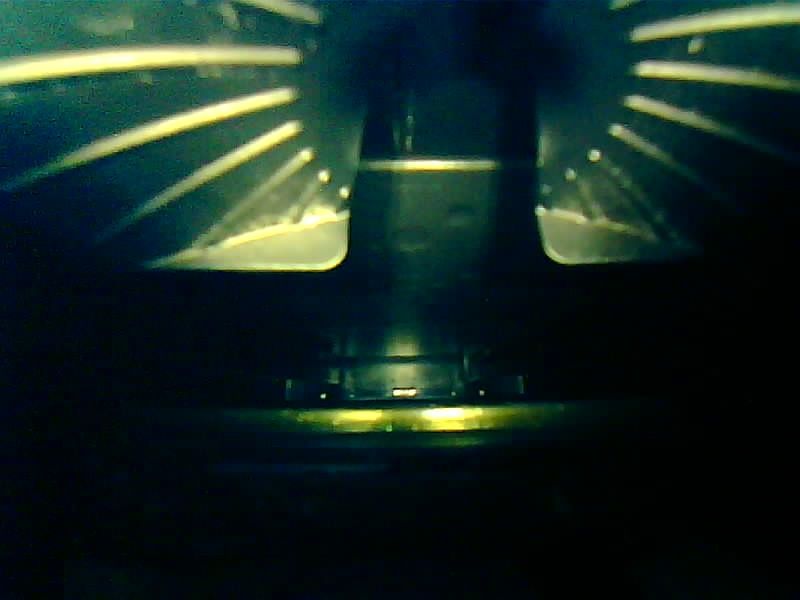
#> input picture Day 3 with weak models/images/Trial 1.jpg, 800 x 600 px, found by its file name
$ jupyter execute --allow-errors zoom_in.ipynb
#> lines starting #> are read from the running program, lines starting #| are printed output that depends on the picture; after the words box and inside, x2 and y2 are one past the last pixel; in counts of white or black regions, pixels touching at a corner belong together
[cell 1]
import cv2

def zoomed_roi(image_path, zoom_percentage=0.30):
    # Load the image
    image = cv2.imread(image_path)

    # Get image dimensions
    height, width, _ = image.shape

    # Calculate crop dimensions (30% zoom from each side)
    x_crop = int(width * zoom_percentage)
    y_crop = int(height * zoom_percentage)

    # Define new ROI coordinates (zoomed-in region)
    x1 = x_crop
    y1 = y_crop
    x2 = width - x_crop
    y2 = height - y_crop

    # Extract the ROI
    roi = image[y1:y2, x1:x2]

    # Draw the bounding box on the original image
    cv2.rectangle(image, (x1, y1), (x2, y2), (0, 255, 0), 2)

    # Show the original image with the bounding box
    cv2.imshow("Original Image with ROI", image)

    # Show the zoomed-in ROI
    cv2.imshow("Zoomed ROI", roi)

    # Wait until a key is pressed and then close the windows
    cv2.waitKey(0)
    cv2.destroyAllWindows()

# Example usage
image_path = 'NoDB.jpg'  # Replace with your image path
#> (the rest of this cell did not finish here and is left out)

### Zoomed and Detection

[cell 2]
import cv2
import numpy as np
import matplotlib.pyplot as plt

def zoomed_roi_with_detection(image_path, output_path, zoom_percentage=0.30, threshold_value=127, white_pixel_threshold=2500):
    # Load the image
#> called with image_path = 'DB at release position/Trial 1.jpg', output_path = 'zoomed_roi.jpg', zoom_percentage = 0.3, threshold_value = 127, white_pixel_threshold = 2500
    image = cv2.imread(image_path)
#> image is the input picture: shape (600, 800, 3); mean B, G, R 35.5, 40.6, 21.4

    # Check if the image is loaded correctly
    if image is None:
        print("Error: Could not load image!")
        return

    # Get image dimensions
    height, width, _ = image.shape
#> height = 600; width = 800

    # Calculate crop dimensions (30% zoom from each side)
    x_crop = int(width * zoom_percentage)
#> x_crop = 240
    y_crop = int(height * zoom_percentage)
#> y_crop = 180

    # Define new ROI coordinates (zoomed-in region)
    x1 = x_crop
#> x1 = 240
    y1 = y_crop
#> y1 = 180
    x2 = width - x_crop
#> x2 = 560
    y2 = height - y_crop
#> y2 = 420

    # Extract the ROI
    roi = image[y1:y2, x1:x2]
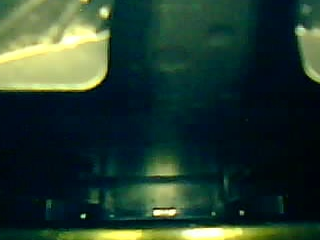
#> roi: shape (240, 320, 3); mean B, G, R 47.1, 59.8, 36.4

    # Convert ROI to grayscale
    gray_roi = cv2.cvtColor(roi, cv2.COLOR_BGR2GRAY)
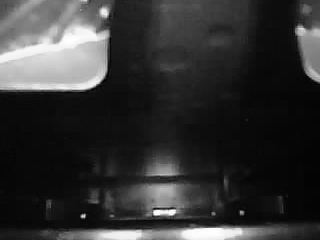
#> gray_roi: shape (240, 320); min 2, max 254, mean 51.3

    # Apply binary thresholding
    _, binary_roi = cv2.threshold(gray_roi, threshold_value, 255, cv2.THRESH_BINARY)
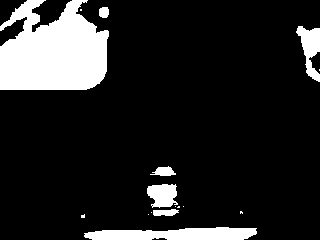
#> binary_roi: shape (240, 320); 14.3% white; 16 white regions (9 under 20 px), largest, box (x1, y1, x2, y2) and area: (0, 0, 109, 90) 7527, (84, 227, 257, 240) 1759, (296, 26, 320, 82) 702

    # Calculate white pixel count
    white_pixels = cv2.countNonZero(binary_roi)
#> white_pixels = 10987

    # Check if the number of white pixels exceeds the threshold
    if white_pixels > white_pixel_threshold:
        print(f"Doughball Detected: {white_pixels} white pixels")
#| Doughball Detected: 10987 white pixels
    else:
        print(f"No Doughball Detected: {white_pixels} white pixels")

    # Save the zoomed-in image
    cv2.imwrite(output_path, roi)

    # Visualize the images using matplotlib
    fig, axs = plt.subplots(1, 3, figsize=(15, 5))

    # Convert BGR to RGB for matplotlib display
    image_rgb = cv2.cvtColor(image, cv2.COLOR_BGR2RGB)
    roi_rgb = cv2.cvtColor(roi, cv2.COLOR_BGR2RGB)

    axs[0].imshow(image_rgb)
    axs[0].set_title('Original Image')
    axs[0].add_patch(plt.Rectangle((x1, y1), x2-x1, y2-y1, edgecolor='red', facecolor='none', linewidth=2))

    axs[1].imshow(roi_rgb)
    axs[1].set_title('Zoomed-in ROI')

    axs[2].imshow(binary_roi, cmap='gray')
    axs[2].set_title('Binary Threshold ROI')

    # Remove axis ticks
    for ax in axs:
        ax.axis('off')

    # Show the plots
    plt.show()
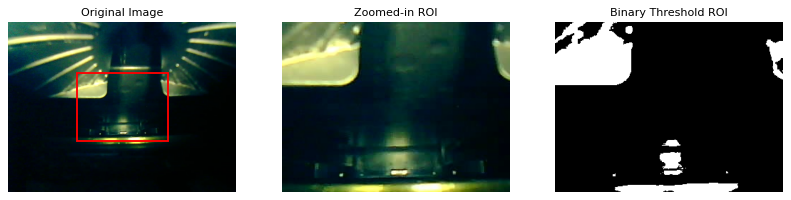
#> figure drawn by matplotlib, 3 panels

# Example usage
image_path = 'DB at release position/Trial 1.jpg'  # Replace with your image path
output_path = 'zoomed_roi.jpg'  # Output image path
zoomed_roi_with_detection(image_path, output_path)

$ run again, with Day 3 with weak models/images/Trial 2.jpg copied over Day 3 with weak models/images/Trial 1.jpg
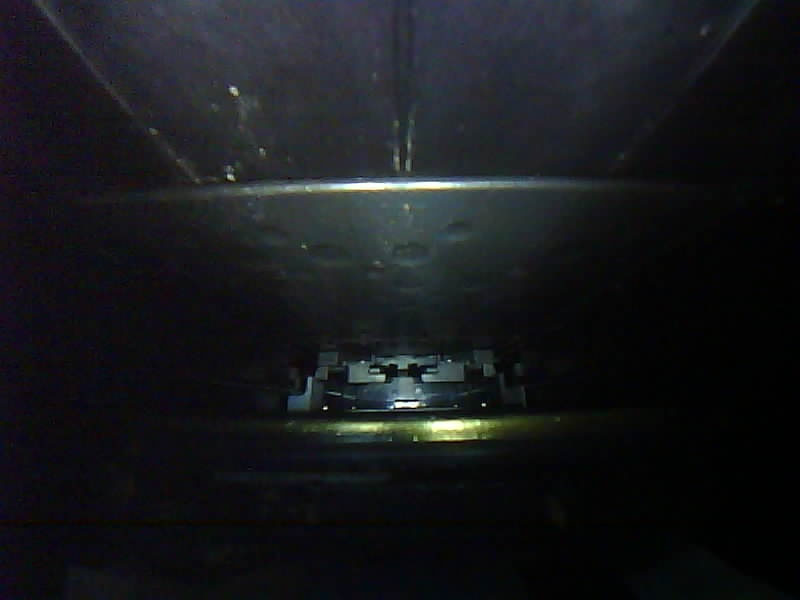
#> input picture Day 3 with weak models/images/Trial 2.jpg, 800 x 600 px, found by its file name
#> in zoomed_roi_with_detection, image is the input picture: shape (600, 800, 3); mean B, G, R 28.2, 25.2, 23.4
#> in zoomed_roi_with_detection, `_, binary_roi = cv2.threshold(gray_roi, threshold_value, 255, cv2.THRE..`:
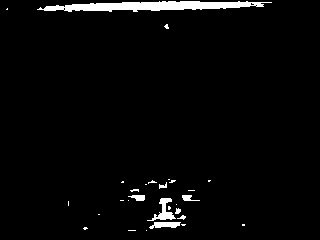
#> binary_roi: shape (240, 320); 3% white; 29 white regions (21 under 20 px), largest, box (x1, y1, x2, y2) and area: (37, 1, 272, 12) 1562, (147, 198, 176, 221) 234, (149, 222, 181, 229) 152
#> white_pixels = 2298
#| No Doughball Detected: 2298 white pixels
#> in zoomed_roi_with_detection, `plt.show()`:
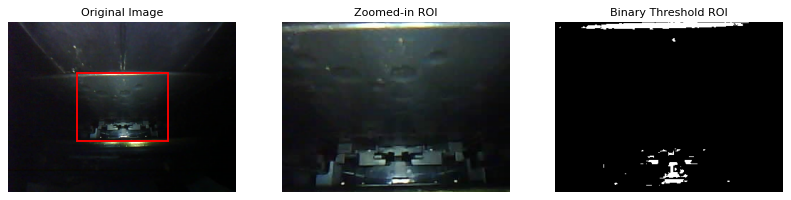
#> figure drawn by matplotlib, 3 panels

$ run again, with Day 3 with weak models/images/cam2024_09_26_14_03_54.jpg copied over Day 3 with weak models/images/Trial 1.jpg
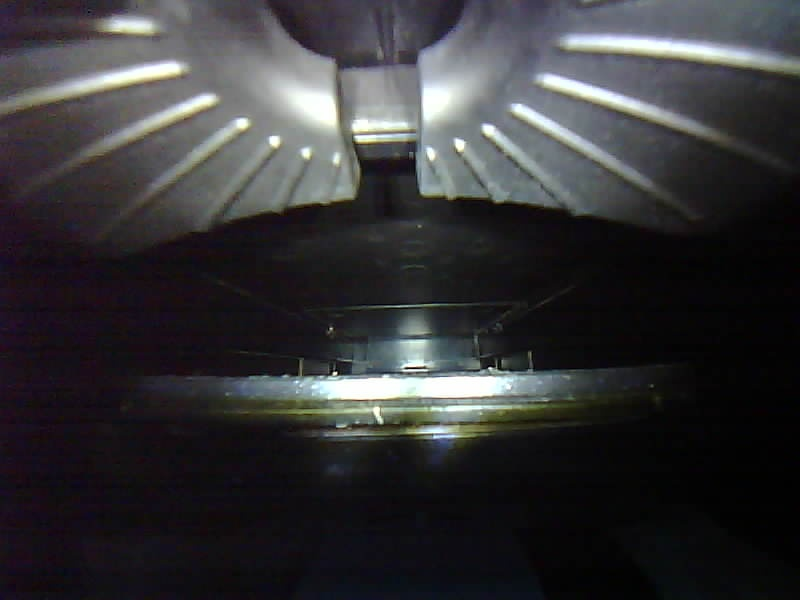
#> input picture Day 3 with weak models/images/cam2024_09_26_14_03_54.jpg, 800 x 600 px, found by its file name
#> in zoomed_roi_with_detection, image is the input picture: shape (600, 800, 3); mean B, G, R 54.4, 52.3, 52.8
#> in zoomed_roi_with_detection, `_, binary_roi = cv2.threshold(gray_roi, threshold_value, 255, cv2.THRE..`:
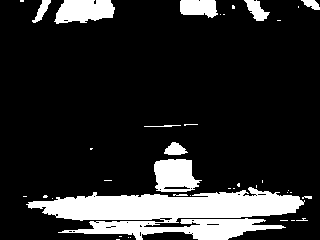
#> binary_roi: shape (240, 320); 16.1% white; 39 white regions (28 under 20 px), largest, box (x1, y1, x2, y2) and area: (26, 187, 305, 240) 8514, (154, 159, 202, 192) 1182, (54, 0, 115, 24) 1124
#> white_pixels = 12378
#| Doughball Detected: 12378 white pixels
#> in zoomed_roi_with_detection, `plt.show()`:
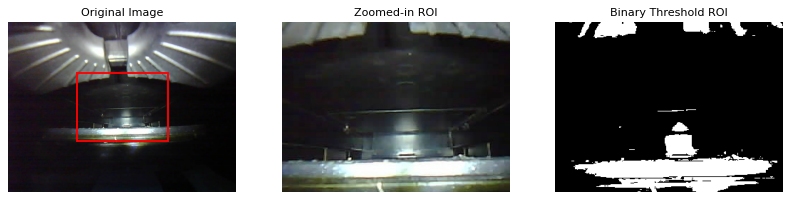
#> figure drawn by matplotlib, 3 panels
